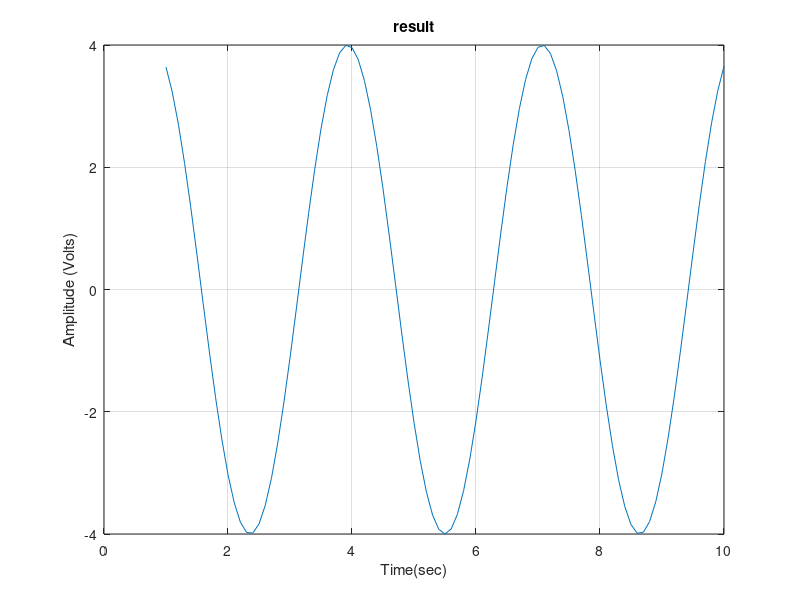

This figure's MATLAB source:
clc; clear; close all;
x = 1:0.1:10;
y = 4*sin(2*x);

figure
plot(x, y)
grid on
xlabel('Time(sec)')
ylabel('Amplitude (Volts)')
title('result')
